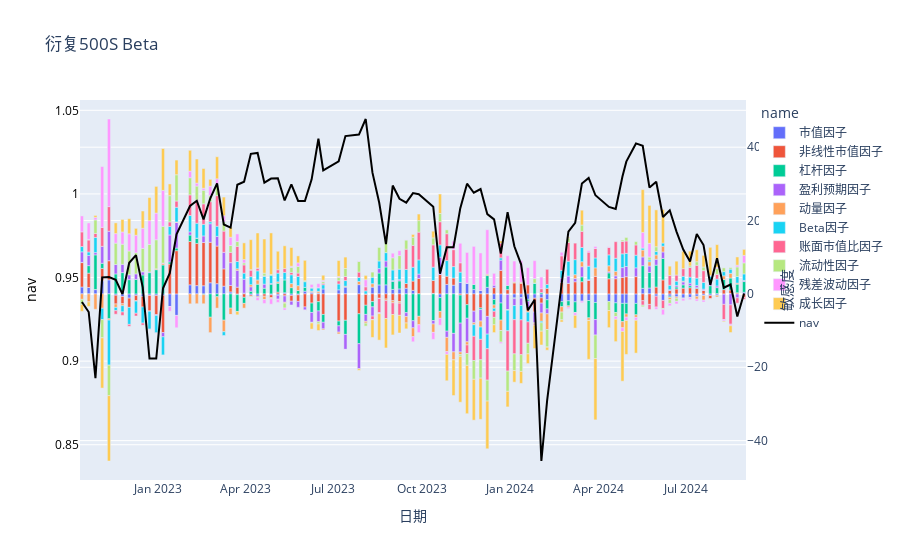

The code cell stored with this chart in its notebook:
### Code cell
import pandas as pd
import numpy as np
from pathlib import Path
from utils import load_bench_rtn
from single_nav_analysis import NavAnalysisConfig, SingleNavAnalysis
from attribution_analysis import AttractionAnalysis


nav_analysis_config = NavAnalysisConfig(
    bench_data_path=Path(r"C:\Euclid_Jie\barra\src\nav_analysis\index_data.csv"),
    # nav_data_path=Path(r"C:\Users\Ouwei\Desktop\管理人单页\SLD035-同温层量化阿尔法1号.xlsx"),
    nav_data_path=Path(
        r"C:\Users\Ouwei\Desktop\nav_data\净值库1101\按策略分\500增强\衍复500S.xlsx"
    ),
    # begin_date=np.datetime64("2023-12-29"),
    # end_date=np.datetime64("2024-07-30"),
    open_html=False,
    # benchmark="SHSE.000905",
)
demo = SingleNavAnalysis(nav_analysis_config)
demo.analysis()
demo.attraction_analysis(
    barra_df=pd.read_excel(
        r"C:\Euclid_Jie\barra\submodule\Strategic-environment-research\Alpha策略环境\data_barra_cne5.xlsx"
    ),
    show=True,
    R2=False,
)
demo.export_html()
